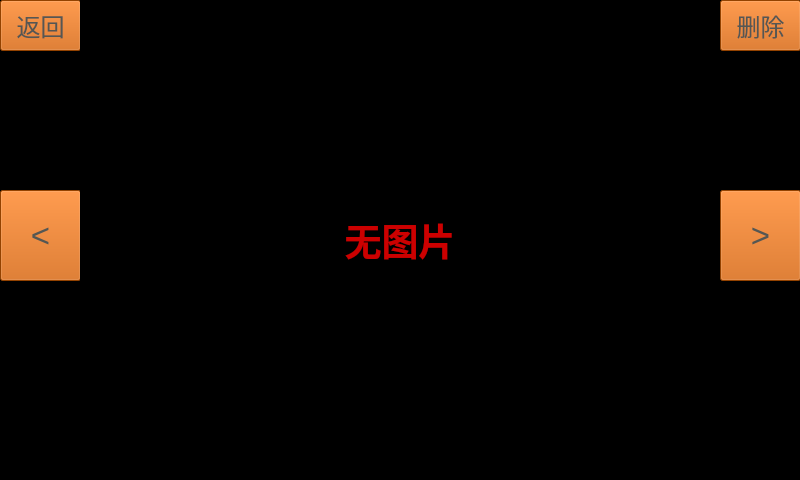
<?xml version="1.0" encoding="UTF-8"?>
<ui version="4.0">
 <class>Photo</class>
 <widget class="QMainWindow" name="Photo">
  <property name="geometry">
   <rect>
    <x>0</x>
    <y>0</y>
    <width>800</width>
    <height>480</height>
   </rect>
  </property>
  <property name="minimumSize">
   <size>
    <width>800</width>
    <height>480</height>
   </size>
  </property>
  <property name="maximumSize">
   <size>
    <width>800</width>
    <height>480</height>
   </size>
  </property>
  <property name="windowTitle">
   <string>MainWindow</string>
  </property>
  <widget class="QWidget" name="centralwidget">
   <property name="minimumSize">
    <size>
     <width>800</width>
     <height>480</height>
    </size>
   </property>
   <property name="maximumSize">
    <size>
     <width>800</width>
     <height>480</height>
    </size>
   </property>
   <property name="styleSheet">
    <string notr="true">background-color: rgb(0, 0, 0);</string>
   </property>
   <widget class="QPushButton" name="previous_button">
    <property name="geometry">
     <rect>
      <x>0</x>
      <y>190</y>
      <width>81</width>
      <height>91</height>
     </rect>
    </property>
    <property name="font">
     <font>
      <pointsize>25</pointsize>
     </font>
    </property>
    <property name="styleSheet">
     <string notr="true">color: rgb(85, 87, 83);
background-color: rgb(206, 92, 0);</string>
    </property>
    <property name="text">
     <string>&lt;</string>
    </property>
   </widget>
   <widget class="QPushButton" name="next_button">
    <property name="geometry">
     <rect>
      <x>720</x>
      <y>190</y>
      <width>81</width>
      <height>91</height>
     </rect>
    </property>
    <property name="font">
     <font>
      <pointsize>25</pointsize>
     </font>
    </property>
    <property name="styleSheet">
     <string notr="true">color: rgb(85, 87, 83);
background-color: rgb(206, 92, 0);</string>
    </property>
    <property name="text">
     <string>&gt;</string>
    </property>
   </widget>
   <widget class="QPushButton" name="back_tovideo_button">
    <property name="geometry">
     <rect>
      <x>0</x>
      <y>0</y>
      <width>81</width>
      <height>51</height>
     </rect>
    </property>
    <property name="font">
     <font>
      <pointsize>18</pointsize>
     </font>
    </property>
    <property name="styleSheet">
     <string notr="true">color: rgb(85, 87, 83);
background-color: rgb(206, 92, 0);</string>
    </property>
    <property name="text">
     <string>返回</string>
    </property>
   </widget>
   <widget class="QLabel" name="photo_text_label">
    <property name="geometry">
     <rect>
      <x>80</x>
      <y>0</y>
      <width>640</width>
      <height>480</height>
     </rect>
    </property>
    <property name="font">
     <font>
      <pointsize>28</pointsize>
      <weight>75</weight>
      <bold>true</bold>
     </font>
    </property>
    <property name="styleSheet">
     <string notr="true">color: rgb(204, 0, 0);</string>
    </property>
    <property name="text">
     <string>无图片</string>
    </property>
    <property name="textFormat">
     <enum>Qt::AutoText</enum>
    </property>
    <property name="alignment">
     <set>Qt::AlignCenter</set>
    </property>
   </widget>
   <widget class="QPushButton" name="delete_button">
    <property name="geometry">
     <rect>
      <x>720</x>
      <y>0</y>
      <width>81</width>
      <height>51</height>
     </rect>
    </property>
    <property name="font">
     <font>
      <pointsize>18</pointsize>
     </font>
    </property>
    <property name="styleSheet">
     <string notr="true">color: rgb(85, 87, 83);
background-color: rgb(206, 92, 0);</string>
    </property>
    <property name="text">
     <string>删除</string>
    </property>
   </widget>
  </widget>
 </widget>
 <resources/>
 <connections/>
</ui>
